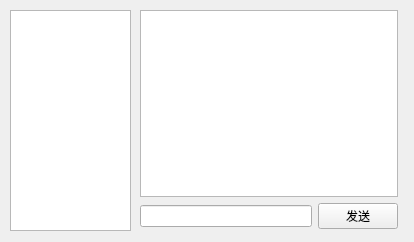
<?xml version="1.0" encoding="UTF-8"?>
<ui version="4.0">
 <class>ChatWindow</class>
 <widget class="QWidget" name="ChatWindow">
  <property name="geometry">
   <rect>
    <x>0</x>
    <y>0</y>
    <width>414</width>
    <height>242</height>
   </rect>
  </property>
  <property name="windowTitle">
   <string>Form</string>
  </property>
  <widget class="QListWidget" name="userListWidget">
   <property name="geometry">
    <rect>
     <x>10</x>
     <y>10</y>
     <width>121</width>
     <height>221</height>
    </rect>
   </property>
  </widget>
  <widget class="QWidget" name="">
   <property name="geometry">
    <rect>
     <x>140</x>
     <y>10</y>
     <width>258</width>
     <height>219</height>
    </rect>
   </property>
   <layout class="QVBoxLayout" name="verticalLayout">
    <item>
     <widget class="QTextBrowser" name="messageBrowser"/>
    </item>
    <item>
     <layout class="QHBoxLayout" name="horizontalLayout">
      <item>
       <widget class="QLineEdit" name="messageLineEdit"/>
      </item>
      <item>
       <widget class="QPushButton" name="sendButton">
        <property name="text">
         <string>发送</string>
        </property>
       </widget>
      </item>
     </layout>
    </item>
   </layout>
  </widget>
 </widget>
 <resources/>
 <connections/>
</ui>
